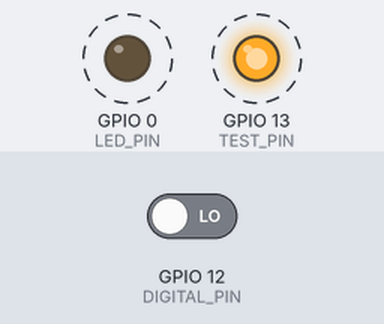
A sketch run on a simulated ESP8266 (NodeMCU). Parts: output pins drawn as LEDs (lit = HIGH). Dashed ring = blinking. Inputs (shaded band) come from the test bench; at power-on: GPIO 12 (DIGITAL_PIN) LOW. WiFi joins after 1.5 s; servers stay silent unless stated; uploads are accepted with an empty reply.

Above: at 3.42 s.
Timing chart, 0 to 6.4 s (numbered marks = the images above):
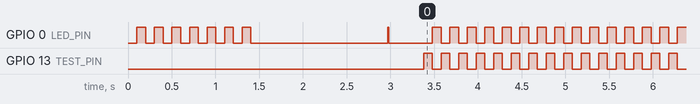

Measured:
- by itself, GPIO 0 (LED_PIN): goes 6 × (LOW 0.10 s, HIGH 0.10 s), LOW 1.6 s, HIGH 0.01 s, LOW 0.50 s, 632 × (HIGH 0.10 s, LOW 0.10 s), then HIGH
- by itself, GPIO 13 (TEST_PIN): alternates HIGH for 0.10 s and LOW for 0.10 s

The sketch:

prototype.ino
```cpp
#include <ArduinoJson.h>
#include <ESP8266WiFi.h>
#include "utils.h"
#include "DeviceModel.h"
#include "SampleDataModel.h"

static unsigned int lastEvent = 0;
static unsigned int pulseCount = 0;

DeviceModel myself;
SampleDataModel sampleData(myself);

void setup()
{
  initHardware();
  connectWiFi();

  if(!myself.populate()) {

    if(!myself.createAndPopulate()) {
      Utils::ASSERT(2000); /* Fail */
    }
  }
  Utils::netLog("Updating every " + String(myself.getTimeInterval()) + " mS.");
}

void loop()
{
  uint32_t currTime = millis();

  if(currTime >= myself.getTimeInterval() + lastEvent) {
    Utils::netLog("[" + String(currTime) + "]: Updating Server");

    if(!sampleData.send(pulseCount)) {
      Utils::netLog("ERROR: Failed to post '" + String(pulseCount) + "'. continuing");
    }
    lastEvent = currTime;
  }

#ifdef DEBUG
  digitalWrite(Utils::TEST_PIN, HIGH);
  Utils::busyWait(100);
  digitalWrite(Utils::TEST_PIN, LOW);
  Utils::busyWait(100);
#else
  Utils::busyWait(1000);
#endif
}

void initHardware(void)
{
  pinMode(Utils::DIGITAL_PIN, INPUT);
  attachInterrupt(digitalPinToInterrupt(Utils::DIGITAL_PIN), updateRate, RISING);

#ifdef DEBUG
  pinMode(Utils::TEST_PIN, OUTPUT);
  digitalWrite(Utils::LED_PIN, LOW);

  pinMode(Utils::LED_PIN, OUTPUT);
  digitalWrite(Utils::LED_PIN, LOW);
#endif
}

void updateRate(void)
{
  pulseCount++;
}

void connectWiFi(void)
{
  uint8_t ledStatus = LOW;

  WiFi.mode(WIFI_STA);

  WiFi.begin(Utils::WiFiSSID, Utils::WiFiPSK);

  while (WiFi.status() != WL_CONNECTED) {
    Utils::busyWait(100);
  }
  digitalWrite(Utils::LED_PIN, LOW);
  Utils::netLog("------ RESET ------");
}
```

DeviceModel.cpp
```cpp
#include <Arduino.h>
#include <ESP8266WiFi.h>
#include <ArduinoJson.h>
#include "utils.h"
#include "DeviceModel.h"

DeviceModel::DeviceModel(void)
{
	timeInterval = -1;
}

int DeviceModel::getTimeInterval(void)
{
  return timeInterval;
}

int DeviceModel::populate(void)
{
  String result = "";
  int httpStatusCode;

  String line = "api/v1/devices/" + getMacAddr();
  GET(result, line.c_str(), "");

  httpStatusCode = getStatusCode(result);

  if(httpStatusCode == 200) {
    processHttpResult(result);
  }

  return httpStatusCode == 200;
}

int DeviceModel::createAndPopulate(void)
{
  String result = "";
  int httpStatusCode;

  String path = "api/v1/devices";
  String params = "{ \"device_id\" : \"" + getMacAddr() + "\" }";

  CREATE(result, path.c_str(), params.c_str());

  httpStatusCode = getStatusCode(result);

  if(httpStatusCode == 201) {
    processHttpResult(result);
  }

  return httpStatusCode == 201;
}

/*
 *
 * {
 *   device_id: "123456789",
 *   name: "blabla",
 *   sample_interval: 2
 * }
 *
 */
int DeviceModel::processJson(String &json)
{
  StaticJsonBuffer<256> jsonBuffer;

  JsonObject& root = jsonBuffer.parseObject(json.c_str());

  if(!root.success()) {
    Utils::netLog(String(__FUNCTION__) + String(": Bad json."));
    return 0;
  }

  /* Server has the time units in seconds, we have it in milli-seconds */
  timeInterval = root["sample_interval"].as<int>() * 1000;
  id = root["id"];

  return 1;
}

String DeviceModel::getMacAddr(void)
{
  String macId = (String)0;
  int i;
  uint8_t buf[WL_MAC_ADDR_LENGTH];

  WiFi.macAddress(buf);

  macId = "";
  for(i = 0; i != WL_MAC_ADDR_LENGTH; ++i) {
	  macId += String(buf[i], HEX);
  }
  macId.toUpperCase();

  return macId;
}

int DeviceModel::getId(void)
{
  return id;
}
```

DeviceModel.h
```cpp
#ifndef _DEVICE_MODEL_H
#define _DEVICE_MODEL_H

#include <Arduino.h>
#include "Model.h"

class DeviceModel : public Model {

public:
  DeviceModel(void);

  int getTimeInterval(void);

  int populate(void);

  int createAndPopulate(void);

  String getMacAddr(void);

  int getId(void);

private:
  int timeInterval;

  int id;

  int processJson(String &json);
};

#endif
```

Model.cpp
```cpp
#include "utils.h"
#include "Model.h"

Model::Model(void)
{
}

void Model::GET(String &line, const char *path, const char *params)
{
  fetchObject("GET", line, path, params);
}

void Model::CREATE(String &line, const char *path, const char *params)
{
  fetchObject("POST", line, path, params);
}

void Model::fetchObject(const char *fetchType, String &line, const char *path, const char *params)
{

  String ftype = String(fetchType);

  if (!client.connect(Utils::SERVER_DOMAIN, Utils::API_PORT)) {
    Utils::ASSERT(1000);
  }

  String request = ftype + " /" + String(path);
  if(ftype == "GET" && String(params).length() != 0) {
    request += "/?" + String(params);
  }
  request += " HTTP/1.1";

  client.println(request);
  client.println(String("Host: ") + String(Utils::API_SERVER));
  client.println("User-Agent: good/0.0");
  client.println("Accept: */*");

  if(ftype == "POST" || ftype == "PUT") {
    client.println(String("Content-Length: ") + String(String(params).length()));
    client.println("Content-Type: application/json");
  }

  client.println();

  if(ftype == "POST" || ftype == "PUT") {
    client.println(params);
  }

  do {
    line += client.readString();
    Utils::busyWait(10);
  } while(client.available());

  digitalWrite(Utils::LED_PIN, LOW);
}

int Model::getStatusCode(String &retData)
{
  int subBeg = retData.indexOf(' ', 1)+1;
  int subEnd = subBeg + 3;

  return retData.substring(subBeg, subEnd).toInt();
}

int Model::processHttpResult(String &result)
{
  while(!result.startsWith("\r\n")) {
    result.remove(0, result.indexOf('\n')+1);
  }
  result.remove(0, result.indexOf('\n')+1);

  return processJson(result);
}
```

Model.h
```cpp
#ifndef _MODEL_H
#define _MODEL_H

#include <Arduino.h>
#include <ESP8266WiFi.h>

class Model {

public:
  Model(void);

protected:
  WiFiClient client;

  void GET(String &line, const char *path, const char *params);

  void CREATE(String &line, const char *path, const char *params);

  virtual int processJson(String &json) = 0;

  int getStatusCode(String &retData);

  int processHttpResult(String &result);

private:
  void fetchObject(const char *fetchType, String &line, const char *path, const char *params);

};

#endif
```

SampleDataModel.cpp
```cpp
#include <Arduino.h>
#include <ESP8266WiFi.h>
#include <ArduinoJson.h>
#include "utils.h"
#include "DeviceModel.h"
#include "SampleDataModel.h"

SampleDataModel::SampleDataModel(DeviceModel &dev): device(dev), first_post(true)
{
}

int SampleDataModel::send(uint32_t count)
{
  String result = "";
  int httpStatusCode;

  String params = "{\"value\": "        + String(count)  + "," +
                   "\"device_id\":"     + device.getId() + "," +
                   "\"session_start\":" + first_post     + "}";

  CREATE(result, "api/v1/sampledata", params.c_str());

  httpStatusCode = getStatusCode(result);

  if(httpStatusCode == 201) {
    processHttpResult(result);
    first_post = false;
  }

  return httpStatusCode == 201;
}

int SampleDataModel::processJson(String &json)
{
  StaticJsonBuffer<256> jsonBuffer;

  JsonObject& root = jsonBuffer.parseObject(json.c_str());

  if(!root.success()) {
    Utils::netLog(String(__FUNCTION__) + String(": Bad json."));
    return 0;
  }

  if(root["device_id"] != device.getId()) {
    Utils::netLog("ERROR: Returned device id doesn't match my id... continuing.");
    return 0;
  }

  return 1;
}
```

SampleDataModel.h
```cpp
#ifndef _SAMPLE_DATA_MODEL_H
#define _SAMPLE_DATA_MODEL_H

#include <Arduino.h>
#include "Model.h"
#include "DeviceModel.h"

class SampleDataModel : public Model {

public:
  SampleDataModel(DeviceModel &dev);

  int send(uint32_t count);

private:
  DeviceModel &device;
  bool first_post;

  int processJson(String &json);
};

#endif
```

utils.cpp
```cpp
#include "utils.h"

namespace Utils
{
  WiFiClient logClient;

  const uint8_t LED_PIN     =  0;
  const uint8_t DIGITAL_PIN = 12;
  const uint8_t TEST_PIN = 13;

  const char* WiFiSSID = "Hi_There";
  const char* WiFiPSK  = "Let me in jambony1";

  const uint16_t API_PORT = 3000;
  const char* SERVER_DOMAIN = "192.168.1.14";
  const char* API_SERVER = "192.168.1.14" ":3000";

  const char* LOGGING_DOMAIN  = "192.168.1.14";
  const uint16_t LOGGING_PORT =   9393;

  void busyWait(unsigned int timeMs)
  {
#ifdef DEBUG
    static uint8_t ledStatus = LOW;
    digitalWrite(Utils::LED_PIN, ledStatus);
    ledStatus = (ledStatus == HIGH) ? LOW : HIGH;
#endif
    delay(timeMs);
  }

  void netLog(String str)
  {
#ifdef DEBUG
    if(logClient.connect(Utils::LOGGING_DOMAIN, Utils::LOGGING_PORT)) {
      logClient.println(str);
      logClient.stop();
    }
#endif
  }

  void ASSERT(uint16_t _timeMs_)
  {
    while(true) busyWait(_timeMs_);
  }
}
```

utils.h
```cpp
#ifndef _UTILS_H
#define _UTILS_H

#define DEBUG

#include <Arduino.h>
#include <ESP8266WiFi.h>

namespace Utils
{
  extern WiFiClient logClient;

  extern const uint8_t LED_PIN;
  extern const uint8_t DIGITAL_PIN;
  extern const uint8_t TEST_PIN;

  extern const char* WiFiSSID;
  extern const char* WiFiPSK;

  extern const uint16_t API_PORT;
  extern const char* SERVER_DOMAIN;
  extern const char* API_SERVER;

  extern const char* LOGGING_DOMAIN;
  extern const uint16_t LOGGING_PORT;

  extern void busyWait(unsigned int timeMs);

  extern void netLog(String str);

  extern void ASSERT(uint16_t _timeMs_);
}


#endif
```
